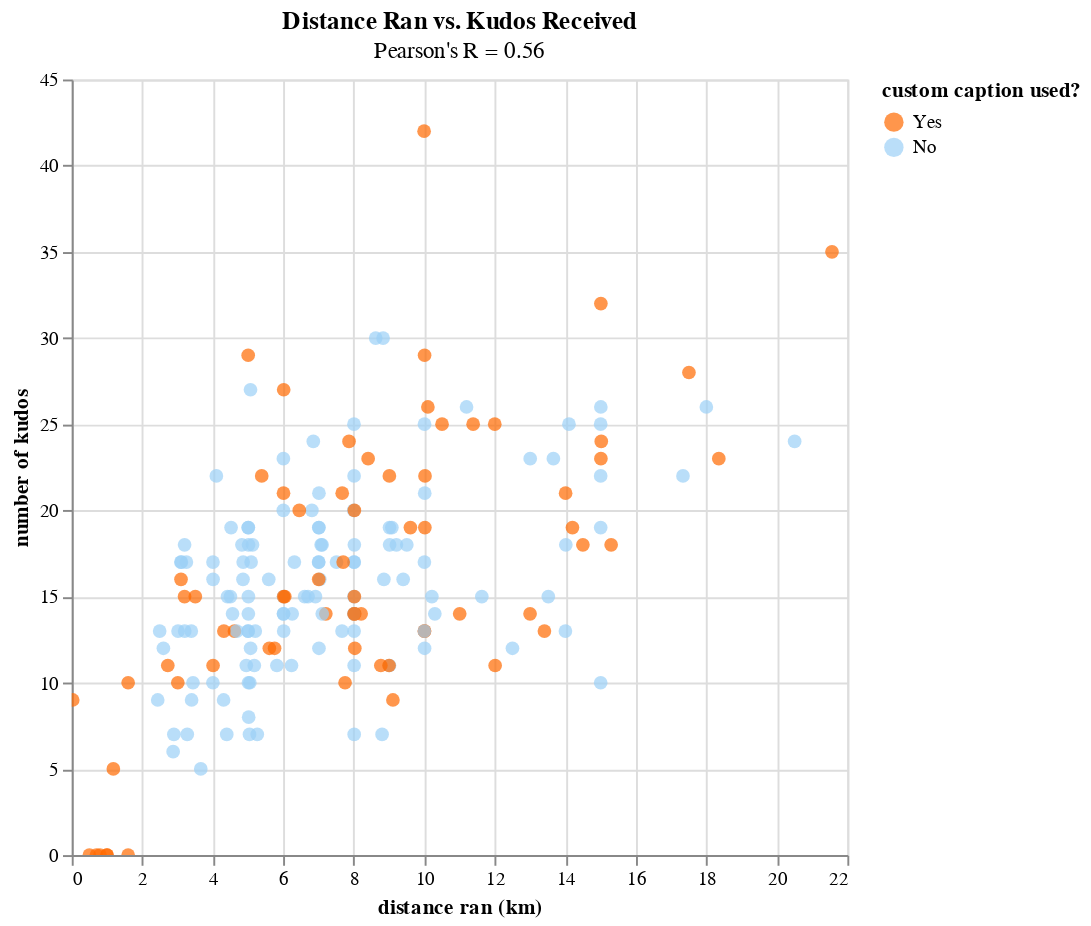

This figure's notebook cell:
### Code cell
caption_analysis_run = caption_analysis.filter(col("type") == "Run").collect()

# building the chart - run
chart_run = alt.Chart(caption_analysis_run).mark_point().encode(
    alt.X("distance:Q").title("distance ran (km)"),
    alt.Y("kudos_count:Q").title("number of kudos"),
    alt.Color("custom_caption_flag:N", 
              title="custom caption used?", 
              scale=alt.Scale(domain=["Yes", "No"], range=["#ff6a00", "#9cd0f7"])),  
    tooltip="start_date_local:T",
).transform_calculate(
    custom_caption_flag="datum.custom_caption_flag == 1 ? 'Yes':'No'"
).configure_point(
    size=50,
    filled=True
).properties(
    width=400,
    height=400,
    title=alt.TitleParams(
        text="Distance Ran vs. Kudos Received",
        subtitle="Pearson's R = 0.56")
).interactive()

chart_run

### Figure 1 — Vega-Lite specification as saved in the notebook (floating-point values rounded to 4 significant figures; data arrays with more than 128 entries replaced by an {"elided": "..."} marker saying what was removed)
{"config": {"view": {"continuousWidth": 300, "continuousHeight": 300}, "point": {"filled": true, "size": 50}}, "data": {"name": "data-c232b7a9983dcb355fd1e5915ad704c4"}, "mark": {"type": "point"}, "encoding": {"color": {"field": "custom_caption_flag", "scale": {"domain": ["Yes", "No"], "range": ["#ff6a00", "#9cd0f7"]}, "title": "custom caption used?", "type": "nominal"}, "tooltip": {"field": "start_date_local", "type": "temporal"}, "x": {"field": "distance", "title": "distance ran (km)", "type": "quantitative"}, "y": {"field": "kudos_count", "title": "number of kudos", "type": "quantitative"}}, "height": 400, "params": [{"name": "param_12", "select": {"type": "interval", "encodings": ["x", "y"]}, "bind": "scales"}], "title": {"text": "Distance Ran vs. Kudos Received", "subtitle": "Pearson's R = 0.56"}, "transform": [{"calculate": "datum.custom_caption_flag == 1 ? 'Yes':'No'", "as": "custom_caption_flag"}], "width": 400, "$schema": "https://vega.github.io/schema/vega-lite/v5.20.1.json", "datasets": {"data-c232b7a9983dcb355fd1e5915ad704c4": {"elided": "192 records"}}}
